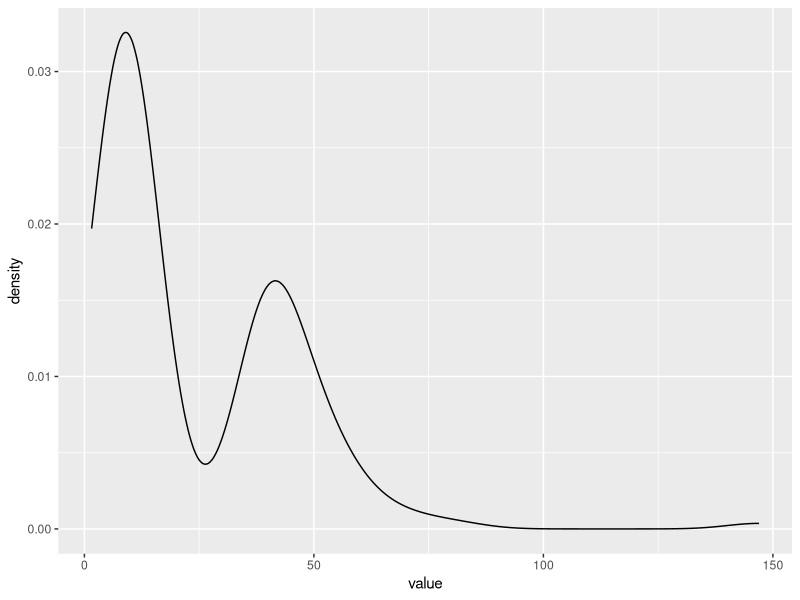
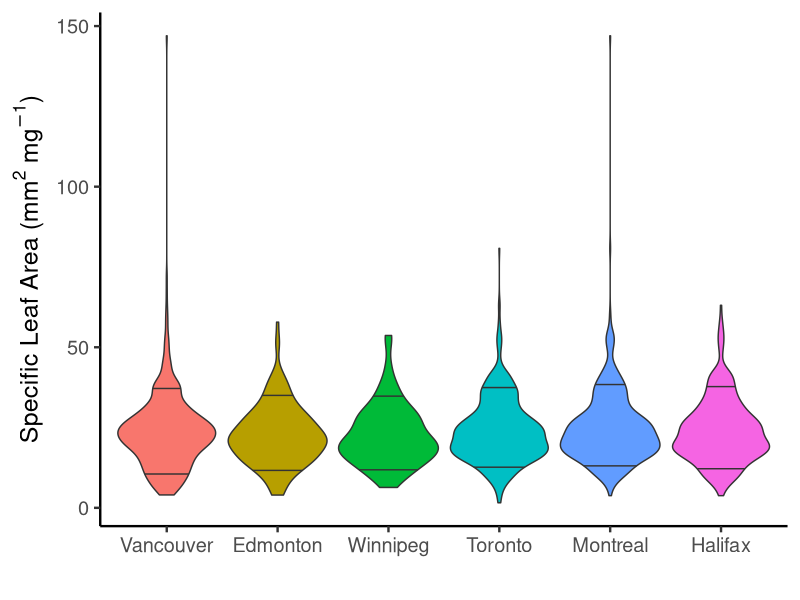

Write the R code that produced these figures, in order. (Note: this script raises an error after producing the figures.)
# Generate lists of weird species by city and overall. Weird species are species with trait values in the 5th and 9th percentile.
# At this point, only considering one trait: Leaf area per leaf dry mass (specific leaf area, SLA or 1/LMA): petiole excluded

library(dplyr)
library(ggplot2)

# read in species occurance + trait data and filter for traits of interest
species_traits <- read.csv("data/species_and_their_traits.csv", header = TRUE, stringsAsFactors = FALSE)

sla <- species_traits %>%
    select(-count) %>%
    filter(TraitName == "Leaf area per leaf dry mass (specific leaf area, SLA or 1/LMA): petiole excluded") %>%
    mutate(TraitName = "SLA") # Make the trait name easier to work with))

# have a quick peek at the data
sla$City <- factor(sla$City, levels = c("Vancouver", "Edmonton", "Winnipeg", "Toronto", "Montreal", "Halifax")) # reordering city names West to East

canada <- ggplot(sla, aes(x=value)) +
    geom_violin(draw_quantiles = c(0.10, 0.90)) +
    theme_classic(base_size=18)


cities <- ggplot(sla, aes(x=City, y=value, fill=City)) +
    #geom_violin(aes(x="All", y=value), inherit.aes = FALSE, draw_quantiles = c(0.10, 0.90)) +
    geom_violin(draw_quantiles = c(0.10, 0.90)) +
    theme_classic(base_size=18)

#cities$sla$City <- factor(cities$sla$City,
          #                levels = c("Vancouver, Edmonton, Winnipeg, Toronto, Montreal, Halifax")) # put cities in order


# fancied up a bit

cities_fancy <- cities +
    theme(legend.position = "none") +
    labs(x = " ",
         y = expression(paste("Specific Leaf Area (mm"^2, " ", mg^-1, sep=")")))

ggsave("figures/sla_violins_ALL.png", plot=cities_fancy, width=16, height=9, units="in")
# calculate percentiles

# pick low and high percentiles

lowp <- 0.10
highp <- 0.90

# GLOBALLY WEIRD
global_percentile <- quantile(sla$value, probs=c(lowp, highp))

global_weird <- sla %>%
    select(-City, -quadrat) %>%
    distinct() %>%
    filter(value < global_percentile[1] | value > global_percentile[2]) %>%
    arrange(value)

nrow(global_weird) # 158 globally weird species

# visual check - two humped?

ggplot(global_weird, aes(x=value)) +
    geom_density()

# write out globally weird
write.csv(global_weird, "analysis/canada_weird.csv", row.names = FALSE)

# LOCALLY WEIRD

# calculate weirdness percentiles for each city
local_percentile <- sla %>%
    select(-quadrat) %>%
    group_by(City) %>%
    summarise(low=quantile(value, probs=lowp), high=quantile(value, probs=highp))

# get list of weird species in each city
local_weird <- sla %>%
    left_join(local_percentile) %>%
    filter(value < low | value > high) %>%
    select(-low, -high)

# counts of weird
local_weird %>%
    group_by(City) %>%
    summarise(weird=n())

# City      weird
# <chr>     <int>
#1 Edmonton     34
# 2 Halifax      72
# 3 Montreal    103
# 4 Toronto     109
# 5 Vancouver   102
# 6 Winnipeg     24

# visual check - two humped?

local_weird <- ggplot(local_weird, aes(x=value, fill=as.factor(City))) +
    geom_density(alpha=0.5) +
    theme_classic()

## fancied it up a bit

local_weird + theme(legend.title = element_blank()) +
    labs(y = "Density",
         x = expression(paste("Specific Leaf Area (mm"^2, " ", mg^-1, sep=")")))


# write out locally weird
write.csv(local_weird, "analysis/city_weird.csv", row.names = FALSE)

# HYPERLOCALLY WEIRD (quadrat)

hyperlocal_percentile <- sla %>%
    group_by(City, quadrat) %>%
    summarise(low=quantile(value, probs=lowp), high=quantile(value, probs=highp))

# get list of weird species in each quadrat
hyperlocal_weird <- sla %>%
    left_join(hyperlocal_percentile) %>%
    filter(value < low | value > high) %>%
    select(-low, -high)

# visual check - two humped?
ggplot(local_weird, aes(x=value, fill=as.factor(City))) +
    geom_density(alpha=0.5) +
    facet_wrap("quadrat")

# write out hyperlocally weird
write.csv(hyperlocal_weird, "analysis/quadrat_weird.csv", row.names = FALSE)

#####################################################################################################################
# Test section from Ben
#require(reshape2)

# I think This one is OK!
test <- sla %>%
    select(-TraitName, -quadrat) %>%
    group_by(City)

cityHist <- ggplot(test, aes(x = value, fill =  City)) +
    facet_wrap(~ City) +
    geom_histogram(position = "stack", bins = 50)


cityHist <- cityHist + theme_bw(base_size = 18) +
    theme(legend.position = "None") +
    labs(y = "Count",
         x = expression(paste("Specific Leaf Area (mm"^2, " ", mg^-1, sep=")")))

ggsave("figures/cityHist.png", plot=cityHist, width=16, height=9, units="in")


# Trying to make the 5 quadrat for each city (6x5 plots)
test <- sla %>%
    select(-TraitName) %>%
    group_by(City, quadrat)
#test <-  melt(test, value.name = "value")
tempDf <- data.frame(c("Edmonton","Edmonton","Winnipeg","Winnipeg"), c(3,5,4,5), c(NA,NA), c(NA,NA)) #added manualy empty rows for the missing quadrat so we have one city per columns and they are not mixed up
colnames(tempDf) <- colnames(test)
test <- rbind(test, tempDf)
test$City <- as.factor(test$City)
test$City <- factor(test$City, levels = c("Vancouver","Edmonton","Winnipeg","Toronto","Montreal","Halifax"))

allHist <- ggplot(test, aes(x = value, fill = City)) +
    facet_grid(quadrat ~ City) +
    geom_histogram(bins = 50)

allHist <- allHist + theme_bw(base_size = 18) +
    theme(legend.position = "None") +
    labs(y = "Count",
         x = expression(paste("Specific Leaf Area (mm"^2, " ", mg^-1, sep=")")))
ggsave("figures/quadratHist.png", plot=allHist, width=16, height=9, units="in")


# Sampling effort. Don't know if we can say this is sampling effort, but thought it was worth showing how many obs. we had per city
sampEff <- sla %>%
    group_by(City) %>%
    count()

sampEff_plot <- ggplot(sampEff, aes(x = City, y = n, fill = City)) +
    geom_bar(stat = "identity")

sampEff_plot <- sampEff_plot + theme_classic(base_size = 18) +
    theme(legend.position = "none") +
    labs(x = " ",
         y = "Number of species")
ggsave("figures/sampling_spfig.png", plot=sampEff_plot, width=16, height=9, units="in")
